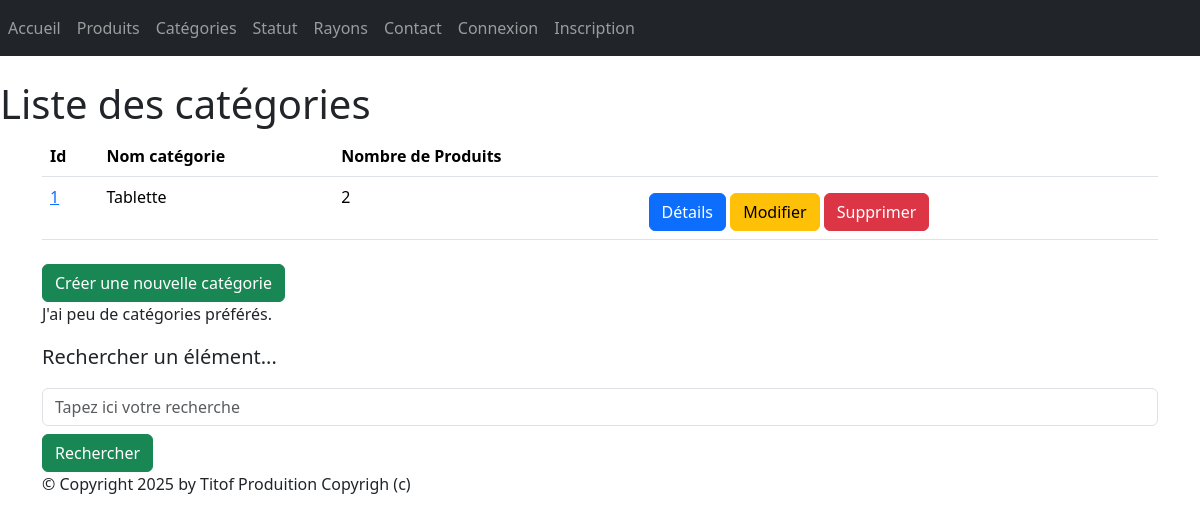
Page /monApp/categories/ on the earlier database version.
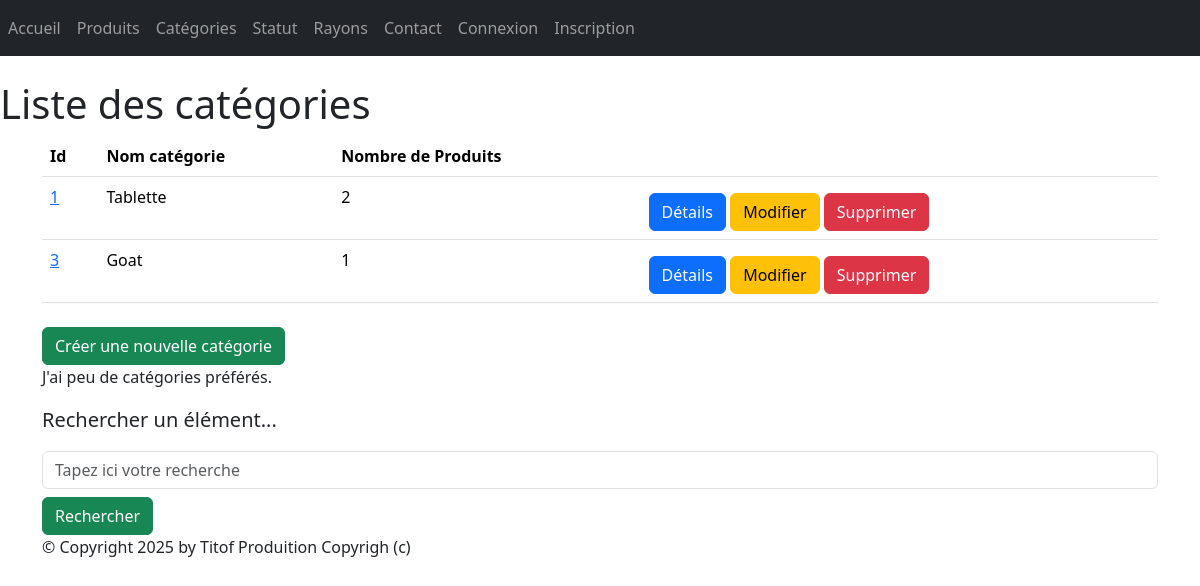
Same page on the later database version.
### monApp/models.py (models this page shows, shortened)
class Categorie(models.Model):
    idCat = models.AutoField(primary_key=True)
    nomCat = models.CharField(max_length=100)

### monApp/views.py (the view)
# urls.py: path("categories/", views.CategorieListView.as_view(), name="lst_ctgrs"),
class CategorieListView(ListView):
    model = Categorie
    template_name = "monApp/list_categories.html"
    context_object_name = "ctgrs"
    def get_queryset(self):
        query = self.request.GET.get('search')
        if query:
            return Categorie.objects.annotate(nb_produits=Count('produits')).filter(nomCat__icontains=query)
        return Categorie.objects.annotate(nb_produits=Count('produits'))
    def get_context_data(self, **kwargs):
        context = super(CategorieListView, self).get_context_data(**kwargs)
        context['titremenu'] = "Liste de mes catégories"
        return context

### monApp/templates/monApp/list_categories.html
{% extends 'monApp/base.html' %}
{% block menu %}
    <h1>Liste des catégories</h1>
{% endblock %}
{% block contenu %}
    <table class="table">
        <thead>
            <th>Id</th>
            <th>Nom catégorie</th>
            <th>Nombre de Produits</th>
            <th></th>
        </thead>
        <tbody>
            {% for ctgr in ctgrs %}
                <tr>
                    <td><a href="{% url 'dtl_ctgr' ctgr.idCat %}">{{ ctgr.idCat }}</a></td>
                    <td>{{ ctgr.nomCat }} </td>
                    <td>{{ ctgr.nb_produits }} </td>
                    <td>
                    <a href="{% url 'dtl_ctgr' ctgr.idCat %}" class="btn btn-primary mt-2">Détails</a>
                    <a href="{% url 'ctgr-chng' ctgr.idCat %}" class="btn btn-warning mt-2">Modifier</a>
                    <a href="{% url 'dlt-ctgr' ctgr.idCat %}" class="btn btn-danger mt-2">Supprimer</a>
                    </td>
                </tr>
            {% endfor %}
        </tbody>
    </table>
    <a href="{% url 'crt-ctgr' %}" class="btn btn-success mt-2">Créer une nouvelle catégorie</a>
    <p>
    J'ai
    {% if ctgrs|length < 5 %}
    peu de
    {% elif ctgrs|length < 10 %}
    quelques
    {% else %}
    beaucoup de
    {% endif %}
    catégories préférés.
    </p>
    <p class="lead mb-3 ml-0">Rechercher un élément...</p>
    <form method="GET" action="">
        <input class="form-control" type="text" name="search" placeholder="Tapez ici votre recherche"
        value="{{ request.GET.search }}">
        <button type="submit" class="btn btn-success mt-2">Rechercher</button>
    </form>
{% endblock %}

Differences in the rows shown:
added Categorie: idCat "3", nomCat "Goat", nb_produits "1"
